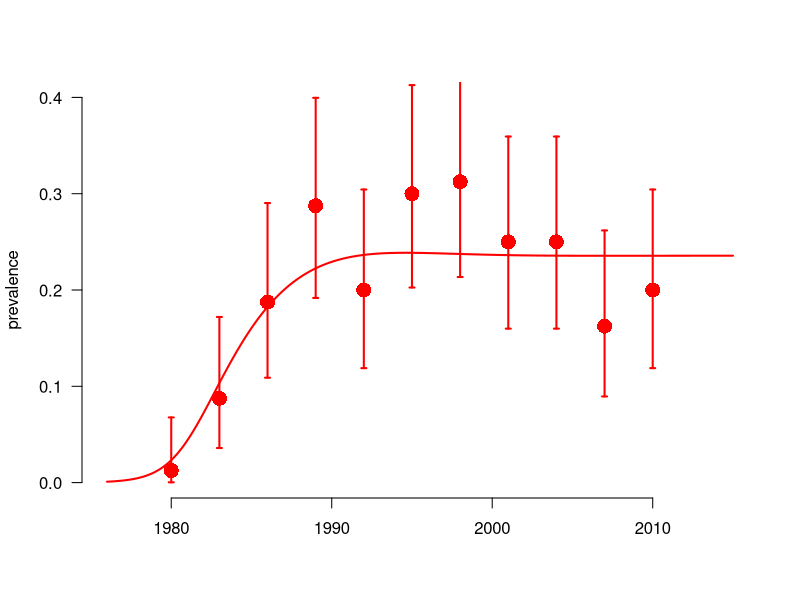
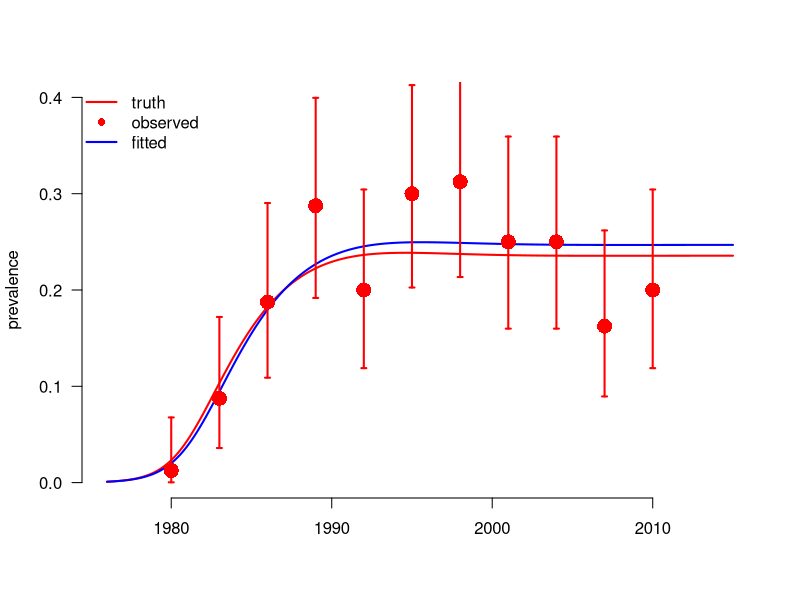
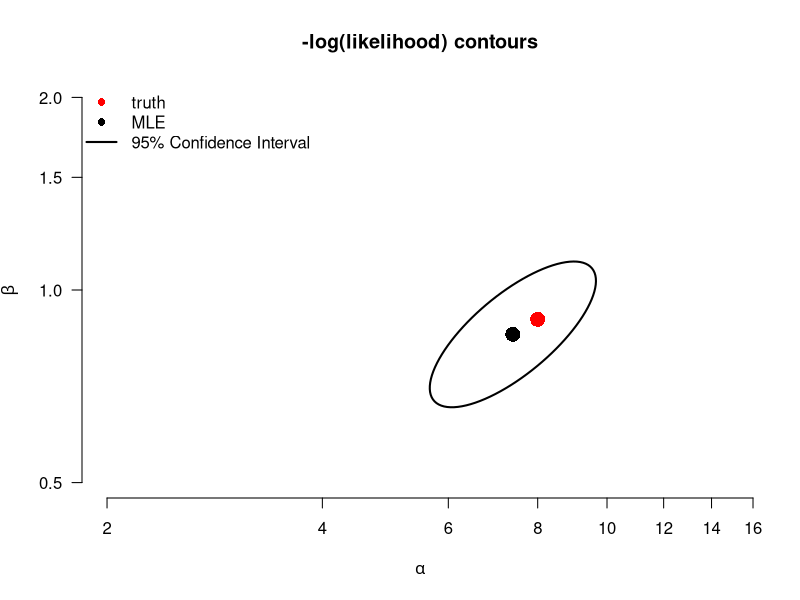
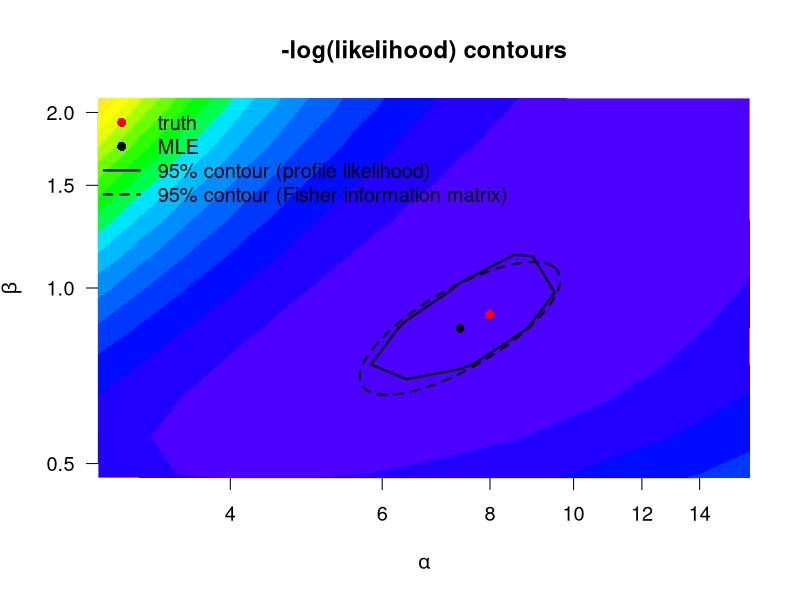

These figures' R source, in order:
## Introduction to Likelihood 2: Fitting an SI model to an HIV epidemic with Maximum Likelihood Estimation
## Clinic on the Meaningful Modeling of Epidemiological Data
## International Clinics on Infectious Disease Dynamics and Data (ICI3D) Program
## African Institute for Mathematical Sciences, Muizenberg, RSA
## (C) Steve Bellan, 2015

###################################################################### 

## By the end of this tutorial you should…

## * Understand how to simulate cross-sectional prevalence data around a simulated epidemic.
## * Calculate a binomial likelihood from these prevalence data and a fully specified epidemic model.
## * Use R's "optim" function to do multivariate optimization over transformed parameter space.
## * Understand the difference betweeen SANN and Nelder-Mead algorithms
## * Create 95% CIs and contours from the hessian matrix
## * Create 95% CIs and contours based on the likelihood ratio

require(boot); require(deSolve); require(ellipse);

## Function that makes a list of disease parameters with default values
disease_params <- function(Beta = 0.9 ## transmission coefficient when prevalence is 0 
	, alpha = 8 ## for transmission coefficient: decline with prevalence
  	, progRt = (1/10)*4 ## rate of of progression through each of the I classes, for 10 years total
	, birthRt = .03 ## birth rate, 3% of people give birth per year
  	, deathRt = 1/60 ## 60 year natural life expectancy
){
    return(as.list(environment()))
}

disease_params()
disease_params(Beta = .2)

initPrev <- exp(-7) ## infected at start
tseqMonth <- seq(1976, 2015, by = 1/12)
init <- c(S=1-initPrev, I1=initPrev, I2=0, I3=0, I4=0, CI = 0, CD = 0) ## modeling proportion of population
Is <- paste0('I',1:4) ## for easy indexing

## Define the SI ODE model. This model is equivalent to the third model in the HIV in Harare tutorial
## 	(though some parameters may have different names)
SImod <- function(tt, yy, parms) with(c(parms,as.list(yy)), {
    ## State variables are: S, I1, I2, I3, I4
    ## derived quantitties
    I <- I1+I2+I3+I4           ## total infected
    N <- I + S                 ## total population
    transmissionCoef <- Beta * exp(-alpha * I/N) ## Infectious contact rate
    ## state variable derivatives (ODE system)
    deriv <- rep(NA,7)
    deriv[1] <-	birthRt*N - deathRt*S - transmissionCoef*S*I/N ## Instantaneous rate of change: Susceptibles
    deriv[2] <-	transmissionCoef*S*I/N - progRt*I1 - deathRt*I1 ## Instantaneous rate of change: Infection class I1
    deriv[3] <-	progRt*I1 - progRt*I2 - deathRt*I2 ## Instantaneous rate of change:  Infection class I2
    deriv[4] <-	progRt*I2 - progRt*I3 - deathRt*I3 ## Instantaneous rate of change: Infection class I3 
    deriv[5] <-	progRt*I3 - progRt*I4 - deathRt*I4 ## Instantaneous rate of change: Infection class I4
    deriv[6] <-	transmissionCoef*S*I/N ## Instantaneous rate of change: Cumulative incidence
    deriv[7] <-	progRt*I4 ## Instantaneous rate of change: Cumulative mortality
    return(list(deriv))
})

## Function to run the deterministic model simulation, based on the ODE system defined in SImod().
simEpidemic <- function(init, tseq = tseqMonth, modFunction=SImod, parms = disease_params()) {
    simDat <- as.data.frame(lsoda(init, tseq, modFunction, parms=parms))
    simDat$I <- rowSums(simDat[, Is])
    simDat$N <- rowSums(simDat[, c('S',Is)])
    simDat$P <- with(simDat, I/N)
    return(simDat)
}

## Function to 'sample' the population:
## From a simulated epidemic, measure prevalence at several time points by drawing
## cross-sectional samples of individuals at each time, testing them, and then calculating sample
## prevalence and associated binomial confidence intervals

sampleEpidemic <- function(simDat # Simulated "data" which we treat as real 
	, sampleDates = seq(1980, 2010, by = 3) # Sample every 3 years 
	, numSamp = rep(80, length(sampleDates)) # Number of individuals sampled at each time point
){
    prev_at_sample_times <- simDat[simDat$time %in% sampleDates, 'P']
    numPos <- rbinom(length(numSamp), numSamp, prev_at_sample_times)
    lci <- mapply(function(x,n) binom.test(x,n)$conf.int[1], x = numPos, n = numSamp)
    uci <- mapply(function(x,n) binom.test(x,n)$conf.int[2], x = numPos, n = numSamp)    
    return(data.frame(time = sampleDates, numPos, numSamp, sampPrev =  numPos/numSamp,
                      lci = lci, uci = uci))
}

## Run system of ODEs for "true" parameter values
trueParms <- disease_params() # Default model parameters are defined in lines 20-26
simDat <- simEpidemic(init, parms = trueParms) # Simulated epidemic (underlying process)

par(bty='n', lwd = 2)
# Plot simulated prevalence through time:
with(simDat, plot(time, P, xlab = '', ylab = 'prevalence', type = 'l', ylim = c(0,.4), col='red', las = 1))
## Take cross-sectional sample of individuals to get prevalence estimates at multiple time points:
set.seed(1) # Initiate the random number generator (so everyone's simulation looks the same)
myDat <- sampleEpidemic(simDat) # Simulate data from the sampling process (function defined above)
points(myDat$time, myDat$sampPrev, col = 'red', pch = 16, cex = 2) # Plot sample prevalence at each time point
arrows(myDat$time, myDat$uci, myDat$time, myDat$lci, col = 'red', len = .025, angle = 90, code = 3) # Plot 95% CIs around the sample prevalences

## To start, we need to write a likelihood function that gives the probability that a given parameter set
## (Beta, alpha values) would generate the observed data. Remember that we are assuming that there is some
## true underlying epidemic curve that is deterministic and the data we observe are only noisy
## because of sampling/observation error (not because the underlying curve is also
## noisy--i.e. process error--which would be particularly likely for epidemics in small populations).

## We assume binomial sampling errors. So we can write the -log-likelihood as the probability of
## observing the observed number positive out of each sample if the prevalence is the value generated by
## a model parameterized by a given set of parameters:

## Return the negative log of likelihood by convention
nllikelihood <- function(parms = disease_params(), obsDat=myDat) {
    simDat <- simEpidemic(init, parms=parms)
    ## What are the rows from our simulation at which we have observed data?
    matchedTimes <- simDat$time %in% obsDat$time
    nlls <- -dbinom(obsDat$numPos, obsDat$numSamp, prob = simDat$P[matchedTimes], log = T)
    return(sum(nlls))
}
nllikelihood(trueParms) ## loglikelihood of the true parameters (which we usually never know)
nllikelihood(disease_params(Beta = 3, alpha = 1))  ## vs some random guessed parameters

## First look up how optim() works. The more you read through the help
## file the easier this will be!!! In particular make sure you understand that
## the first argument of optim must be the initial values of the parameters to
## be fitted (i.e. Beta & alpha) and that any other parameters to be fixed are
## given as additional arguments (in the help file under "...")
## ?optim

## Since we need to be able to easily separate fitted and fixed parameters,
## let's make a function that takes fitted and fixed parameters together and
## puts them back in a parameter list (similar to the output of
## disease_params()). We also want it to be able to take logged parameter values
## and unlog them automatically back into the parameter list, so that we can fit
## on a log scale, but run our model with the unlogged values.
subsParms <- function(fit.params, fixed.params=disease_params())
    within(fixed.params, {
        loggedParms <- names(fit.params)[grepl('log_', names(fit.params))]
        unloggedParms <- names(fit.params)[!grepl('log_', names(fit.params))]        
        for(nm in unloggedParms) assign(nm, as.numeric(fit.params[nm]))
        for(nm in loggedParms) assign(gsub('log_','',nm), exp(as.numeric(fit.params[nm])))
        rm(nm, loggedParms, unloggedParms)
    })
guess.params <- c(log_Beta = log(5), log_alpha = log(8))
subsParms(guess.params, disease_params())

## Make likelihood a function of fixed and fitted parameters.
objFXN <- function(fit.params ## paramters to fit
                   , fixed.params =disease_params() ## fixed paramters
                   , obsDat=myDat) {
    parms <- subsParms(fit.params, fixed.params)
    nllikelihood(parms, obsDat = obsDat) ## then call likelihood
}
objFXN(guess.params, disease_params())

## Select initial values for fitted parameters from which optimization routine
## will start. If you select bad initial values the algorithm can get stuck on a
## bad set of parameters. You can always try the true values as a starting point
## for this problem, although that's rarely possible in real problems.

init.pars <- c(log_alpha = log(30), log_Beta = log(.1))
## We will start with SANN optimization since it is stochastic and therefore
## less likely to get stuck in a local minima. But then finish with Nelder-Mead
## optimization which is much faster.

###  NOTE: for trace >0 you see more progress report, bigger numbers show more
###  update
trace <- 3

## SANN: This is stochastic, be CAREFUL -- sometimes it gets stuck at local minima
## for unreasonble parameters. If you see this happen, run it again!
optim.vals <- optim(par = init.pars
                    , objFXN
                    , fixed.params = disease_params()
                    , obsDat = myDat
                    , control = list(trace = trace, maxit = 150)
                    , method = "SANN")
exp(optim.vals$par)
trueParms[c('alpha','Beta')]

## We feed the last parameters of SANN in as the first values of Nelder-Mead
optim.vals <- optim(par = optim.vals$par
                    , objFXN
                    , fixed.params = disease_params()
                    , obsDat = myDat
                    , control = list(trace = trace, maxit = 800, reltol = 10^-7)
                    , method = "Nelder-Mead"
                    , hessian = T)
optim.vals
MLEfits <- optim.vals$par
trueParms[c('alpha','Beta')]
exp(MLEfits)

log_alpha.fit <- MLEfits["log_alpha"]
log_Beta.fit <- MLEfits["log_Beta"]

## Look at the output of optim. Understand what it means. Did the algorithm
## converge? Look at ?optim to understand it.

## Plot MLE fit time series
par(bty='n', lwd = 2, las = 1)
with(simDat, plot(time, P, xlab = '', ylab = 'prevalence', type = 'l', ylim = c(0,.4), col='red'))
fitDat <- simEpidemic(init, parms = subsParms(optim.vals$par, trueParms))
with(fitDat, lines(time, P, col='blue'))
points(myDat$time, myDat$sampPrev, col = 'red', pch = 16, cex = 2)
arrows(myDat$time, myDat$uci, myDat$time, myDat$lci, col = 'red', len = .025, angle = 90, code = 3)
legend("topleft", c('truth', 'observed', 'fitted'), lty = c(1, NA, 1), pch = c(NA,16, NA),
       col = c('red', 'red', 'blue'), bty = 'n')

######################################################################
## Contour plots with the hessian
######################################################################
## The Hessian matrix gives you the curvature of the likelihood function at the maximum likelihood
## estimate (MLE) of the fitted parameters. In other words, it tells you the second derivative around
## MLE, which can be used to estimate the covariance variance matrix of the estimator. This estimate of
## the covariance varance matrix is known as the Fisher information matrix and can be obtained by
## inverting the Hessian.
fisherInfMatrix <- solve(optim.vals$hessian) ## invert the Hessian, to estimate the covar-var matrix of parameter estimates

## Initialize plot of parameters
plot(1,1, type = 'n', log = 'xy',
     ## xlim = range(alpha.seq), ylim = range(Beta.seq),
     xlim = c(2,15), ylim = c(.5,2),
     las = 1,
     xlab = expression(alpha), ylab = expression(beta),
        main = "-log(likelihood) contours", bty = "n")
## Add true parameter values to the plot
with(trueParms, points(alpha, Beta, pch = 16, cex = 2, col = 'red'))
## Add MLE to the plot
points(exp(MLEfits['log_alpha']), exp(MLEfits['log_Beta']), pch = 16, cex = 2, col = 'black')
## Add 95% contour ellipse from Hessian
lines(exp(ellipse(fisherInfMatrix, centre = MLEfits, level = .95)))
legend("topleft", c('truth', 'MLE', '95% Confidence Interval'), lty = c(NA, NA, 1), pch = c(16,16, NA),
       col = c('red', 'black', 'black'), bg='white', bty = 'n')

######################################################################
## Contour plots with likelihood profiles
######################################################################
## With all other parameters fixed to their initial values, lets look at a
## contour likelihood plot over Beta and alpha.  To do this we write wrapper
## functions of log_Beta and log_alpha to feed to outer() and then
## contour(). This is confusing so make sure you understand every function.

## This function simply takes values log_Beta and log_alpha and feeds them into
## objFXN above as a single variable called logpars, you'll see why this is
## useful below.
objXalpha_Beta <- function(alpha, Beta, fixed.params = disease_params(), browse=F)
    objFXN(fit.params = c(log_alpha = log(alpha), log_Beta = log(Beta))
               , fixed.params = fixed.params)

## Now instead of giving a single argument on the log scale we give 2
## on the untransformed scale.
objFXN(c(log_alpha = log(1/5), log_Beta = log(25)))
objXalpha_Beta(1/5, 25)

## If we try to give this function multiple values of alpha and Beta,
## however, it gets confused and only analyzes the first one.
objXalpha_Beta(c(1/5:8), 25:30)

## So we "Vectorize" this function so it can take in vectors of the parameters
## and return the output. objXalpha_BetaVEC then calls on objXalpha_Beta() to
## take xx,yy as pairwise values and returns objXalpha_Beta() for all pairs
objXalpha_BetaVEC <- Vectorize(objXalpha_Beta, list("alpha", "Beta"))

## Task: Explain how the following three lines are related.
objXalpha_Beta(25, 1/5)
objXalpha_Beta(26, 1/6)
objXalpha_Beta(8, .9)
objXalpha_BetaVEC(c(25:26), c(1/5,1/6))

## Now we use the R function outer() to evaluate objXalpha_BetaVEC() over a grid
## of {alpha, Beta} combinations. This can take a long time because we have to do
## res^2 evaluations of nllikelihood(), and recall that each time we do this we are
## running lsoda() inside simEpidemic()

## Grid resolution resXres, increasing it makes contours smoother but takes a lot longer
res <- 15

## Now create a sequence of alpha values for the grid
alpha.seq <- exp(seq(log_alpha.fit-1, log_alpha.fit+1, l = res))
alpha.seq

## Now create a sequence of Beta values for the grid 
Beta.seq <- exp(seq(log_Beta.fit-1, log_Beta.fit + 1, l = res))
Beta.seq

## The function outer() now evaluates objXalpha_BetaVEC on this grid. ?outer
mat <- outer(alpha.seq, Beta.seq, objXalpha_BetaVEC) # this can take a long time

## Make a contour plot that shows the confidence intervals in red.  Likelihood
## Ratio Test confidence intervals use the chi squared distribution cutoff with
## degrees of freedom 2 (2 parameters)
ml.val <- optim.vals$value
conf.cutoff <- ml.val + qchisq(.95,2)/2

## Show likelihood contours
par(cex = 1.2)
plot(1,1, type = 'n', log = 'xy',
     ## xlim = range(alpha.seq), ylim = range(Beta.seq),
     xlim = c(3,15), ylim = c(.5,2), 
     xlab = expression(alpha), ylab = expression(beta),
        main = "-log(likelihood) contours", bty = "n")
.filled.contour(alpha.seq, Beta.seq, mat, levels = seq(min(mat), max(mat), l=20), col = topo.colors(20))
## Add contour for 95% CI from likelihood ratio
contour(alpha.seq, Beta.seq, mat, levels = c(conf.cutoff),
        col = "black", lwd = 2, labels = "", labcex = .2, add = T)
## Add contour for 95% CI from Hessian
lines(exp(ellipse(fisherInfMatrix, centre = MLEfits, level = .95)), lty = 2)
## Add MLE to the plot
points(exp(log_alpha.fit), exp(log_Beta.fit), pch = 16, cex = 1, col = 'black')
## Add true parameter values to the plot
with(trueParms, points(alpha, Beta, pch = 16, cex = 1, col = 'red'))
legend("topleft",
       c('truth', 'MLE', '95% contour (profile likelihood)', '95% contour (Fisher information matrix)')
       , lty = c(NA, NA, 1, 2), pch = c(16,16, NA, NA),
       col = c('red', rep('black',3)), bg='white', bty = 'n')
